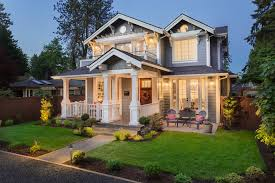
#> input picture Images/house.jpg, 275 x 183 px, found by its file name
$ jupyter execute HouseConvolution.ipynb   (older library calls are emulated)
#> lines starting #> are read from the running program, lines starting #| are printed output that depends on the picture; long printed decimals are rounded
# House

[cell 1]
import cv2
im = cv2.imread("house.jpg")
#> im is the input picture: shape (183, 275, 3); mean B, G, R 87.9, 100.8, 99
print(type(im))
#| <class 'numpy.ndarray'>

[cell 2]
im

## Original Image

[cell 3]
from matplotlib import pyplot as plt
plt.imshow(im)
plt.show()

[cell 4]
im.shape
#> Out = (183, 275, 3)

Innermost array represents the 3 pixels
Outer one represents the column in a single row
Outermost array represents each single row

## Blurred Image

[cell 5]
blur = [[1/9, 1/9, 1/9],[1/9, 1/9, 1/9],[1/9, 1/9, 1/9]]

[cell 6]
blur

[cell 7]
x = 0
y = 0
chanAvg = []
for channel in range(0,3):
      prod = im[x+0][y+0][channel]*blur[0][0] + im[x+0][y+1][channel]*blur[0][1] + im[x+0][y+2][channel]*blur[0][2] + im[x+1][y+0][channel]*blur[1][0] + im[x+1][y+1][channel]*blur[1][1] + im[x+1][y+2][channel]*blur[1][2] + im[x+2][y+0][channel]*blur[2][0] + im[x+2][y+1][channel]*blur[2][1] + im[x+2][y+2][channel]*blur[2][2]
      chanAvg.append(prod)
#> this loop made 3 passes
#> prod on passes 1 to 3: 206.8, 168.1, 135.7
#> after the loop, chanAvg = [206.8, 168.1, 135.7]
print(chanAvg)
#| [206.778, 168.111, 135.667]

[cell 8]
blurim = []
for x in range(0,180):
  innerarr = []
  for y in range(0,265):
    chanAvg = []
    for channel in range(0,3):
      prod = int(im[x+0][y+0][channel]*blur[0][0] + im[x+0][y+1][channel]*blur[0][1] + im[x+0][y+2][channel]*blur[0][2] + im[x+1][y+0][channel]*blur[1][0] + im[x+1][y+1][channel]*blur[1][1] + im[x+1][y+2][channel]*blur[1][2] + im[x+2][y+0][channel]*blur[2][0] + im[x+2][y+1][channel]*blur[2][1] + im[x+2][y+2][channel]*blur[2][2])
      chanAvg.append(prod)
    # print(prod)
    innerarr.append(chanAvg)
  blurim.append(innerarr)
#> after the loop, blurim = 180 items

[cell 9]
blurim

[cell 10]
plt.imshow(blurim)
plt.show()
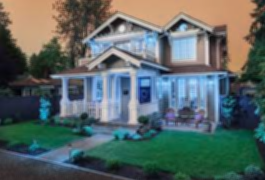
#> shown: shape (180, 265, 3); mean R, G, B 89.5, 102.6, 101.1

[cell 11]
type(blurim)

[cell 12]
import numpy as np
blurimnp = np.array(blurim)
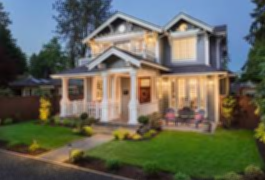
#> blurimnp: shape (180, 265, 3) int64; mean of channels 0, 1, 2 89.5, 102.6, 101.1; drawn as B, G, R

[cell 13]
type(blurimnp)

[cell 14]
blurimnp

[cell 15]
finalblurim = blurimnp.astype(np.int)

## Negative Image

[cell 16]
bandw = [[1, 1, 1],[1, -8, 1],[1, 1, 1]]

[cell 17]
bandwim = []
for x in range(0,180):
  innerarr = []
  for y in range(0,265):
    chanAvg = []
    for channel in range(0,3):
      prod = int(im[x+0][y+0][channel]*bandw[0][0] + im[x+0][y+1][channel]*bandw[0][1] + im[x+0][y+2][channel]*bandw[0][2] + im[x+1][y+0][channel]*bandw[1][0] + im[x+1][y+1][channel]*bandw[1][1] + im[x+1][y+2][channel]*bandw[1][2] + im[x+2][y+0][channel]*bandw[2][0] + im[x+2][y+1][channel]*bandw[2][1] + im[x+2][y+2][channel]*bandw[2][2])
      chanAvg.append(prod)
    # print(prod)
    innerarr.append(chanAvg)
  bandwim.append(innerarr)
#> after the loop, bandwim = 180 items

[cell 18]
plt.imshow(bandwim)
plt.show()
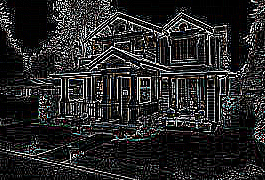
#> shown: shape (180, 265, 3); mean R, G, B 39.2, 39.2, 39.2

A house turns into a haunted house!

## Sharpened Image

[cell 19]
sharpen = [[0, -1, 0],[-1, 5, -1],[0, -1, 0]]

[cell 20]
sharpim = []
for x in range(0,180):
  innerarr = []
  for y in range(0,265):
    chanAvg = []
    for channel in range(0,3):
      prod = int(im[x+0][y+0][channel]*sharpen[0][0] + im[x+0][y+1][channel]*sharpen[0][1] + im[x+0][y+2][channel]*sharpen[0][2] + im[x+1][y+0][channel]*sharpen[1][0] + im[x+1][y+1][channel]*sharpen[1][1] + im[x+1][y+2][channel]*sharpen[1][2] + im[x+2][y+0][channel]*sharpen[2][0] + im[x+2][y+1][channel]*sharpen[2][1] + im[x+2][y+2][channel]*sharpen[2][2])
      chanAvg.append(prod)
    # print(prod)
    innerarr.append(chanAvg)
  sharpim.append(innerarr)
#> after the loop, sharpim = 180 items

[cell 21]
plt.imshow(sharpim)
plt.show()
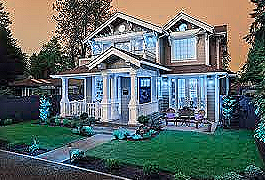
#> shown: shape (180, 265, 3); mean R, G, B 94, 105.9, 103.5
